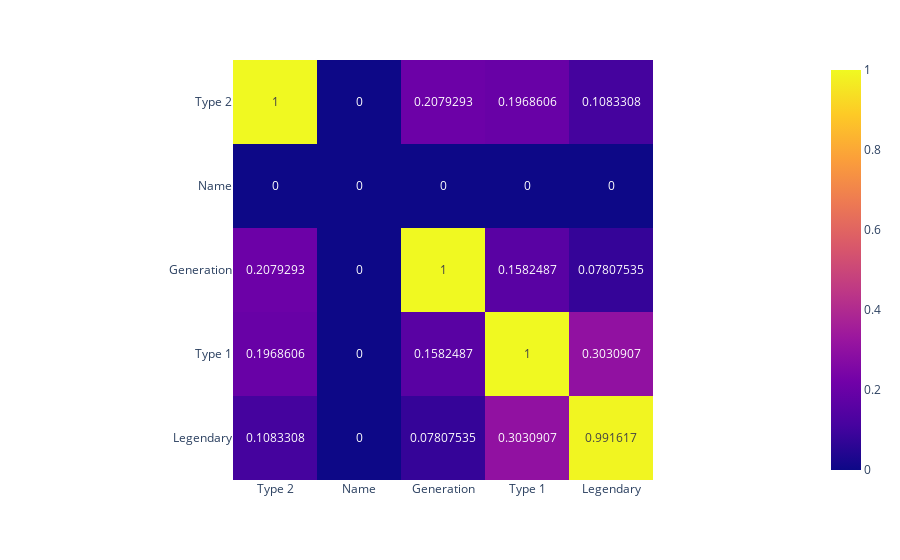

Here is the notebook cell this chart was saved with:
### Markdown cell above
## Heatmaps for qualitative correlations

### Code cell
# git clone https://github.com/ayanatherate/dfcorrs.git
# cd dfcorrs 
# pip install -r requirements.txt

from dfcorrs.cramersvcorr import Cramers
cram=Cramers()
# cram.corr(df_pokemon)
cram.corr(df_pokemon, plot_htmp=True)

### Figure 1 — Plotly figure (JSON) as saved in the notebook; plotly's stock layout.template omitted (floating-point values rounded to 4 significant figures)
{"data": [{"coloraxis": "coloraxis", "hovertemplate": "x: %{x}<br>y: %{y}<br>color: %{z}<extra></extra>", "name": "0", "texttemplate": "%{z}", "type": "heatmap", "x": ["Type 2", "Name", "Generation", "Type 1", "Legendary"], "xaxis": "x", "y": ["Type 2", "Name", "Generation", "Type 1", "Legendary"], "yaxis": "y", "z": [[1.0, 0.0, 0.2079, 0.1969, 0.1083], [0.0, 0.0, 0.0, 0.0, 0.0], [0.2079, 0.0, 1.0, 0.1582, 0.07808], [0.1969, 0.0, 0.1582, 1.0, 0.3031], [0.1083, 0.0, 0.07808, 0.3031, 0.9916]]}], "layout": {"coloraxis": {"colorscale": [[0, "#0d0887"], [0.1111, "#46039f"], [0.2222, "#7201a8"], [0.3333, "#9c179e"], [0.4444, "#bd3786"], [0.5556, "#d8576b"], [0.6667, "#ed7953"], [0.7778, "#fb9f3a"], [0.8889, "#fdca26"], [1, "#f0f921"]]}, "margin": {"t": 60}, "xaxis": {"anchor": "y", "constrain": "domain", "domain": [0, 1], "scaleanchor": "y"}, "yaxis": {"anchor": "x", "autorange": "reversed", "constrain": "domain", "domain": [0, 1]}}}
